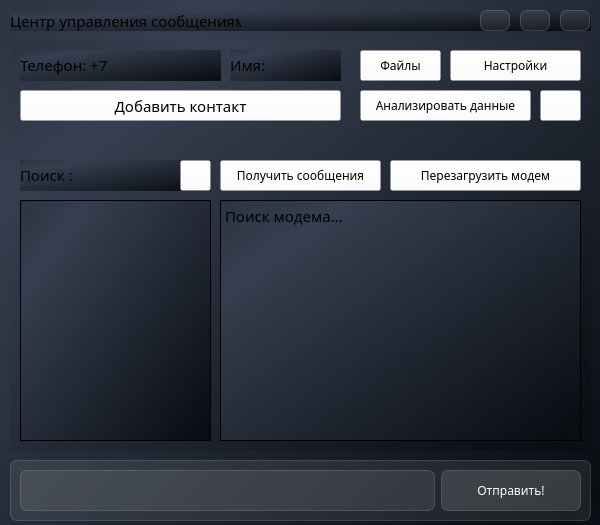
<?xml version="1.0" encoding="UTF-8"?>
<ui version="4.0">
 <class>MainWindow</class>
 <widget class="QMainWindow" name="MainWindow">
  <property name="geometry">
   <rect>
    <x>0</x>
    <y>0</y>
    <width>600</width>
    <height>525</height>
   </rect>
  </property>
  <property name="minimumSize">
   <size>
    <width>600</width>
    <height>525</height>
   </size>
  </property>
  <property name="maximumSize">
   <size>
    <width>600</width>
    <height>530</height>
   </size>
  </property>
  <property name="cursor">
   <cursorShape>ArrowCursor</cursorShape>
  </property>
  <property name="mouseTracking">
   <bool>false</bool>
  </property>
  <property name="windowTitle">
   <string>Центр управления сообщениями</string>
  </property>
  <property name="layoutDirection">
   <enum>Qt::LeftToRight</enum>
  </property>
  <property name="styleSheet">
   <string notr="true">background-color: qlineargradient(spread:reflect, x1:0.934, y1:1, x2:0.127, y2:0.244, stop:0 rgba(10, 13, 18, 255), stop:1 rgba(54, 63, 80, 255));
font-family: Grammatica;
</string>
  </property>
  <property name="documentMode">
   <bool>false</bool>
  </property>
  <property name="tabShape">
   <enum>QTabWidget::Rounded</enum>
  </property>
  <widget class="QWidget" name="centralwidget">
   <widget class="QFrame" name="input_form">
    <property name="geometry">
     <rect>
      <x>10</x>
      <y>40</y>
      <width>581</width>
      <height>411</height>
     </rect>
    </property>
    <property name="styleSheet">
     <string notr="true">background-color: rgba(255,255,255,20);
border: 1px solid rgba(255,255,255,40);
border-radius: 7;
color: white;
QPushButton {
background-color: rgba(255,255,255,30);
}

QPushButton:hover {
background-color: rgba(255,255,255,50);
}

QPushButton:pressed {
background-color: rgba(255,255,255,80);
}</string>
    </property>
    <widget class="QPushButton" name="add_contact">
     <property name="geometry">
      <rect>
       <x>10</x>
       <y>50</y>
       <width>321</width>
       <height>31</height>
      </rect>
     </property>
     <property name="styleSheet">
      <string notr="true">QPushButton {
font: 11pt;
background-color: rgba(255,255,255,20);
}

QPushButton:hover {
background-color: rgba(255,255,255,50);
}

QPushButton:pressed {
background-color: rgba(255,255,255,80);
}</string>
     </property>
     <property name="text">
      <string>Добавить контакт</string>
     </property>
    </widget>
    <widget class="QLabel" name="display_name">
     <property name="geometry">
      <rect>
       <x>220</x>
       <y>10</y>
       <width>111</width>
       <height>31</height>
      </rect>
     </property>
     <property name="text">
      <string>&lt;html&gt;&lt;head/&gt;&lt;body&gt;&lt;p&gt;&lt;span style=&quot; font-size:11pt;&quot;&gt;Имя: &lt;/span&gt;&lt;/p&gt;&lt;/body&gt;&lt;/html&gt;</string>
     </property>
    </widget>
    <widget class="QLabel" name="display_number">
     <property name="geometry">
      <rect>
       <x>10</x>
       <y>10</y>
       <width>201</width>
       <height>31</height>
      </rect>
     </property>
     <property name="text">
      <string>&lt;html&gt;&lt;head/&gt;&lt;body&gt;&lt;p&gt;&lt;span style=&quot; font-size:11pt;&quot;&gt;Телефон: +7&lt;/span&gt;&lt;/p&gt;&lt;/body&gt;&lt;/html&gt;</string>
     </property>
    </widget>
    <widget class="QTableWidget" name="contacts">
     <property name="geometry">
      <rect>
       <x>10</x>
       <y>160</y>
       <width>191</width>
       <height>241</height>
      </rect>
     </property>
     <property name="styleSheet">
      <string notr="true">QTableWidget {
    gridline-color: transparent;
    selection-background-color: rgba(255, 255, 255, 40);  /* Полупрозрачный белый при выделении */
    selection-color: white;  /* Цвет текста при выделении */
}

QTableWidget::item {
    border: none;
}

QTableWidget::item:selected {
    background-color: rgba(255, 255, 255, 40);  /* Полупрозрачный белый при выделении */
    color: white;
	border: None;
}

QTableWidget::item:hover {
    background-color: rgba(255, 255, 255, 20);  /* Ещё более светлый при наведении */
}

QHeaderView::section {
    border: none;
}
/* Вертикальный скроллбар */
QScrollBar:vertical {
    background: rgba(255, 255, 255, 10);  /* Фон скроллбара */
    width: 10px;                          /* Ширина скроллбара */
    margin: 0px;
    border-radius: 5px;                   /* Закругление углов */
}

/* Ползунок вертикального скроллбара */
QScrollBar::handle:vertical {
    background: rgba(255, 255, 255, 0);  /* Цвет ползунка */
    min-height: 20px;                     /* Минимальная высота ползунка */
    border-radius: 5px;                   /* Закругление углов ползунка */
}


/* Кнопки прокрутки (стрелки) */
QScrollBar::sub-line:vertical,
QScrollBar::add-line:vertical {
    height: 0px;                          /* Убираем кнопки прокрутки */
}

/* Горизонтальный скроллбар */
QScrollBar:horizontal {
    background: rgba(255, 255, 255, 10);
    height: 10px;                         /* Высота скроллбара */
    margin: 0px;
    border-radius: 5px;
}

QScrollBar::handle:horizontal {
    background: rgba(255, 255, 255, 40);
    min-width: 20px;                      /* Минимальная ширина ползунка */
    border-radius: 5px;
}

QScrollBar::handle:horizontal:hover {
    background: rgba(255, 255, 255, 60);
}

QScrollBar::handle:horizontal:pressed {
    background: rgba(255, 255, 255, 80);
}

QScrollBar::sub-line:horizontal,
QScrollBar::add-line:horizontal {
    width: 0px;                           /* Убираем кнопки прокрутки */
}

/* Убираем фон у краёв скроллбара */
QScrollBar::sub-page:vertical,
QScrollBar::add-page:vertical,
QScrollBar::sub-page:horizontal,
QScrollBar::add-page:horizontal {
    background: rgba(255, 255, 255, 50);  /* Фон скроллбара */
}</string>
     </property>
    </widget>
    <widget class="QLabel" name="display_search">
     <property name="geometry">
      <rect>
       <x>10</x>
       <y>120</y>
       <width>191</width>
       <height>31</height>
      </rect>
     </property>
     <property name="text">
      <string>&lt;html&gt;&lt;head/&gt;&lt;body&gt;&lt;p&gt;&lt;span style=&quot; font-size:11pt;&quot;&gt;Поиск :&lt;/span&gt;&lt;/p&gt;&lt;/body&gt;&lt;/html&gt;</string>
     </property>
    </widget>
    <widget class="QLineEdit" name="arguments">
     <property name="geometry">
      <rect>
       <x>70</x>
       <y>120</y>
       <width>131</width>
       <height>31</height>
      </rect>
     </property>
     <property name="styleSheet">
      <string notr="true">background-color: rgba(255,255,255,0);
border: 1px solid rgba(255,255,255,0);
border-radius: 7;
font: 11pt;</string>
     </property>
    </widget>
    <widget class="QPushButton" name="search">
     <property name="geometry">
      <rect>
       <x>170</x>
       <y>120</y>
       <width>31</width>
       <height>31</height>
      </rect>
     </property>
     <property name="styleSheet">
      <string notr="true">
QPushButton {
background-color: rgba(255,255,255,0);
}

QPushButton:hover {
background-color: rgba(255,255,255,50);
}

QPushButton:pressed {
background-color: rgba(255,255,255,80);
}</string>
     </property>
     <property name="text">
      <string/>
     </property>
     <property name="icon">
      <iconset>
       <normaloff>Files/icons/search.svg</normaloff>Files/icons/search.svg</iconset>
     </property>
    </widget>
    <widget class="QTextBrowser" name="console">
     <property name="geometry">
      <rect>
       <x>210</x>
       <y>160</y>
       <width>361</width>
       <height>241</height>
      </rect>
     </property>
     <property name="styleSheet">
      <string notr="true">font: 11pt;</string>
     </property>
     <property name="html">
      <string>&lt;!DOCTYPE HTML PUBLIC &quot;-//W3C//DTD HTML 4.0//EN&quot; &quot;http://www.w3.org/TR/REC-html40/strict.dtd&quot;&gt;
&lt;html&gt;&lt;head&gt;&lt;meta name=&quot;qrichtext&quot; content=&quot;1&quot; /&gt;&lt;meta charset=&quot;utf-8&quot; /&gt;&lt;style type=&quot;text/css&quot;&gt;
p, li { white-space: pre-wrap; }
hr { height: 1px; border-width: 0; }
li.unchecked::marker { content: &quot;\2610&quot;; }
li.checked::marker { content: &quot;\2612&quot;; }
&lt;/style&gt;&lt;/head&gt;&lt;body style=&quot; font-family:'Grammatica'; font-size:11pt; font-weight:400; font-style:normal;&quot;&gt;
&lt;p style=&quot; margin-top:0px; margin-bottom:0px; margin-left:0px; margin-right:0px; -qt-block-indent:0; text-indent:0px;&quot;&gt;Поиск модема...&lt;/p&gt;&lt;/body&gt;&lt;/html&gt;</string>
     </property>
    </widget>
    <widget class="QPushButton" name="settings">
     <property name="geometry">
      <rect>
       <x>440</x>
       <y>10</y>
       <width>131</width>
       <height>31</height>
      </rect>
     </property>
     <property name="styleSheet">
      <string notr="true">QPushButton {
background-color: rgba(255,255,255,20);
}

QPushButton:hover {
background-color: rgba(255,255,255,50);
}

QPushButton:pressed {
background-color: rgba(255,255,255,80);
}</string>
     </property>
     <property name="text">
      <string>Настройки</string>
     </property>
     <property name="icon">
      <iconset>
       <normaloff>Files/icons/settings.svg</normaloff>Files/icons/settings.svg</iconset>
     </property>
    </widget>
    <widget class="QPushButton" name="open_folder">
     <property name="geometry">
      <rect>
       <x>350</x>
       <y>10</y>
       <width>81</width>
       <height>31</height>
      </rect>
     </property>
     <property name="styleSheet">
      <string notr="true">QPushButton {
background-color: rgba(255,255,255,20);
}

QPushButton:hover {
background-color: rgba(255,255,255,50);
}

QPushButton:pressed {
background-color: rgba(255,255,255,80);
}</string>
     </property>
     <property name="text">
      <string>Файлы</string>
     </property>
     <property name="icon">
      <iconset>
       <normaloff>Files/icons/folder.svg</normaloff>Files/icons/folder.svg</iconset>
     </property>
    </widget>
    <widget class="QPushButton" name="analyze">
     <property name="geometry">
      <rect>
       <x>350</x>
       <y>50</y>
       <width>171</width>
       <height>31</height>
      </rect>
     </property>
     <property name="styleSheet">
      <string notr="true">QPushButton {
background-color: rgba(255,255,255,20);
}

QPushButton:hover {
background-color: rgba(255,255,255,50);
}

QPushButton:pressed {
background-color: rgba(255,255,255,80);
}</string>
     </property>
     <property name="text">
      <string>Анализировать данные</string>
     </property>
     <property name="icon">
      <iconset>
       <normaloff>Files/icons/analyze.svg</normaloff>Files/icons/analyze.svg</iconset>
     </property>
    </widget>
    <widget class="QPushButton" name="get_messages">
     <property name="geometry">
      <rect>
       <x>210</x>
       <y>120</y>
       <width>161</width>
       <height>31</height>
      </rect>
     </property>
     <property name="toolTip">
      <string/>
     </property>
     <property name="whatsThis">
      <string>&lt;html&gt;&lt;head/&gt;&lt;body&gt;&lt;p&gt;&lt;br/&gt;&lt;/p&gt;&lt;/body&gt;&lt;/html&gt;</string>
     </property>
     <property name="styleSheet">
      <string notr="true">QPushButton {
background-color: rgba(255,255,255,20);
}

QPushButton:hover {
background-color: rgba(255,255,255,50);
}

QPushButton:pressed {
background-color: rgba(255,255,255,80);
}</string>
     </property>
     <property name="text">
      <string>Получить сообщения</string>
     </property>
     <property name="icon">
      <iconset>
       <normaloff>Files/icons/mail.svg</normaloff>Files/icons/mail.svg</iconset>
     </property>
    </widget>
    <widget class="QPushButton" name="restart">
     <property name="geometry">
      <rect>
       <x>380</x>
       <y>120</y>
       <width>191</width>
       <height>31</height>
      </rect>
     </property>
     <property name="styleSheet">
      <string notr="true">QPushButton {
background-color: rgba(255,255,255,20);
}

QPushButton:hover {
background-color: rgba(255,255,255,50);
}

QPushButton:pressed {
background-color: rgba(255,255,255,80);
}</string>
     </property>
     <property name="text">
      <string>Перезагрузить модем</string>
     </property>
     <property name="icon">
      <iconset>
       <normaloff>Files/icons/autorenew.svg</normaloff>Files/icons/autorenew.svg</iconset>
     </property>
    </widget>
    <widget class="QPushButton" name="save">
     <property name="geometry">
      <rect>
       <x>530</x>
       <y>50</y>
       <width>41</width>
       <height>31</height>
      </rect>
     </property>
     <property name="styleSheet">
      <string notr="true">QPushButton {
background-color: rgba(255,255,255,20);
}

QPushButton:hover {
background-color: rgba(255,255,255,50);
}

QPushButton:pressed {
background-color: rgba(255,255,255,80);
}</string>
     </property>
     <property name="text">
      <string/>
     </property>
     <property name="icon">
      <iconset>
       <normaloff>Files/icons/save.svg</normaloff>Files/icons/save.svg</iconset>
     </property>
    </widget>
    <widget class="QLineEdit" name="number">
     <property name="geometry">
      <rect>
       <x>102</x>
       <y>10</y>
       <width>111</width>
       <height>31</height>
      </rect>
     </property>
     <property name="styleSheet">
      <string notr="true">background-color: rgba(255,255,255,0);
border: 1px solid rgba(255,255,255,0);
border-radius: 7;
font: 11pt;</string>
     </property>
    </widget>
    <widget class="QLineEdit" name="name">
     <property name="geometry">
      <rect>
       <x>260</x>
       <y>10</y>
       <width>71</width>
       <height>31</height>
      </rect>
     </property>
     <property name="styleSheet">
      <string notr="true">background-color: rgba(255,255,255,0);
border: 1px solid rgba(255,255,255,0);
border-radius: 7;
font: 11pt;</string>
     </property>
    </widget>
   </widget>
   <widget class="QFrame" name="output_form">
    <property name="geometry">
     <rect>
      <x>10</x>
      <y>460</y>
      <width>581</width>
      <height>61</height>
     </rect>
    </property>
    <property name="styleSheet">
     <string notr="true">background-color: rgba(255,255,255,20);
border: 1px solid rgba(255,255,255,40);
border-radius: 7;
color: white;</string>
    </property>
    <layout class="QGridLayout" name="gridLayout">
     <item row="4" column="1" rowspan="2">
      <widget class="QPushButton" name="sendButton">
       <property name="minimumSize">
        <size>
         <width>140</width>
         <height>0</height>
        </size>
       </property>
       <property name="maximumSize">
        <size>
         <width>100</width>
         <height>10000</height>
        </size>
       </property>
       <property name="styleSheet">
        <string notr="true">QPushButton {
background-color: rgba(255,255,255,30);
}

QPushButton:hover {
background-color: rgba(255,255,255,50);
}

QPushButton:pressed {
background-color: rgba(255,255,255,80);
}</string>
       </property>
       <property name="text">
        <string>Отправить!</string>
       </property>
       <property name="icon">
        <iconset>
         <normaloff>Files/icons/bolt.svg</normaloff>Files/icons/bolt.svg</iconset>
       </property>
      </widget>
     </item>
     <item row="4" column="0" rowspan="2">
      <widget class="QTextEdit" name="message"/>
     </item>
    </layout>
   </widget>
   <widget class="QFrame" name="Title">
    <property name="geometry">
     <rect>
      <x>10</x>
      <y>10</y>
      <width>581</width>
      <height>21</height>
     </rect>
    </property>
    <property name="styleSheet">
     <string notr="true">background-color: rgba(255,255,255,0);
border: None;
border-radius: 7;
color: white;
QPushButton {
background-color: rgba(255,255,255,30);
}

QPushButton:hover {
background-color: rgba(255,255,255,50);
}

QPushButton:pressed {
background-color: rgba(255,255,255,80);
}</string>
    </property>
    <widget class="QPushButton" name="closeButton">
     <property name="geometry">
      <rect>
       <x>550</x>
       <y>0</y>
       <width>30</width>
       <height>21</height>
      </rect>
     </property>
     <property name="styleSheet">
      <string notr="true">QPushButton {
border: 1px solid rgba(255,255,255,40);
border-radius: 7;
background-color: rgba(255,255,255,20);
}

QPushButton:hover {
background-color: rgba(255,30,30,80);
}

QPushButton:pressed {
background-color: rgba(255,60,60,100);
}</string>
     </property>
     <property name="text">
      <string/>
     </property>
     <property name="icon">
      <iconset>
       <normaloff>Files/icons/close.svg</normaloff>Files/icons/close.svg</iconset>
     </property>
    </widget>
    <widget class="QPushButton" name="minimizeButton">
     <property name="geometry">
      <rect>
       <x>510</x>
       <y>0</y>
       <width>30</width>
       <height>21</height>
      </rect>
     </property>
     <property name="styleSheet">
      <string notr="true">QPushButton {
border: 1px solid rgba(255,255,255,40);
border-radius: 7;
background-color: rgba(255,255,255,20);
}

QPushButton:hover {
background-color: rgba(30,30,255,80);
}

QPushButton:pressed {
background-color: rgba(60,60,255,100);
}</string>
     </property>
     <property name="text">
      <string/>
     </property>
     <property name="icon">
      <iconset>
       <normaloff>Files/icons/minimize.svg</normaloff>Files/icons/minimize.svg</iconset>
     </property>
    </widget>
    <widget class="QLabel" name="labeltitle">
     <property name="geometry">
      <rect>
       <x>0</x>
       <y>0</y>
       <width>231</width>
       <height>21</height>
      </rect>
     </property>
     <property name="styleSheet">
      <string notr="true">border: None;
background-color: rgba(255,255,255,0);</string>
     </property>
     <property name="text">
      <string>&lt;html&gt;&lt;head/&gt;&lt;body&gt;&lt;p&gt;&lt;span style=&quot; font-size:11pt;&quot;&gt;Центр управления сообщениями&lt;/span&gt;&lt;/p&gt;&lt;/body&gt;&lt;/html&gt;</string>
     </property>
    </widget>
    <widget class="QPushButton" name="rerunButton">
     <property name="geometry">
      <rect>
       <x>470</x>
       <y>0</y>
       <width>30</width>
       <height>21</height>
      </rect>
     </property>
     <property name="styleSheet">
      <string notr="true">QPushButton {
border: 1px solid rgba(255,255,255,40);
border-radius: 7;
background-color: rgba(255,255,255,20);
}

QPushButton:hover {
background-color: rgba(255,255,30,80);
}

QPushButton:pressed {
background-color: rgba(255,255,60,100);
}</string>
     </property>
     <property name="text">
      <string/>
     </property>
     <property name="icon">
      <iconset>
       <normaloff>Files/icons/restart.svg</normaloff>Files/icons/restart.svg</iconset>
     </property>
    </widget>
   </widget>
  </widget>
 </widget>
 <resources/>
 <connections/>
</ui>
